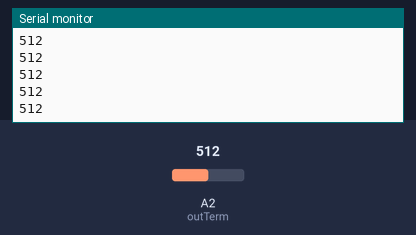
Bench run of a sketch on a simulated Arduino Uno, built with avr-gcc and run on an emulated ATmega328P. Shown: the last lines printed to the serial monitor. The inputs (shaded band) are chosen by the test bench; at power-on: A2 (outTerm) = 512.

Above: at 1.2 s.
1.3 s: A2 (outTerm) set to 716
At 1.56 s:
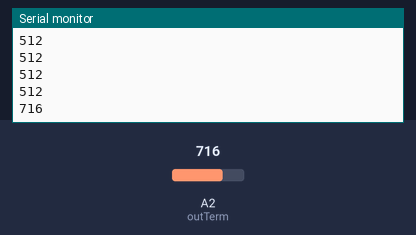
2.8 s: A2 (outTerm) set to 900
At 2.96 s:
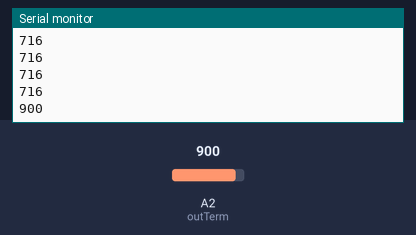
Timing chart, 0 to 5.8 s (numbered marks = the images above; inputs shaded):
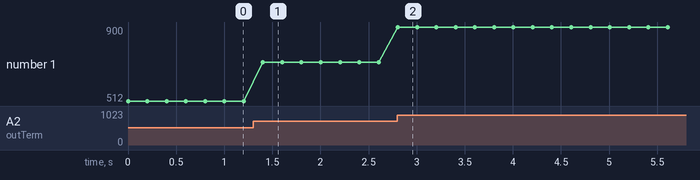

The sketch:

DNA_IRsensor.ino
```cpp
//*  OUR CODE******

int outTerm = A2;
long distance;

void setup()
{
  Serial.begin(9600);
  pinMode(outTerm, INPUT);
}

void loop()
{
  distance = analogRead(outTerm); //pulseIn(outTerm, HIGH);
  //Serial.print(distance);
  Serial.println(distance);
  delay(200);
}


/*
//define pins. I used pins 4 and 5
#define irLedPin 4          // IR Led on this pin
#define irSensorPin 5       // IR sensor on this pin

int irRead(int readPin, int triggerPin); //function prototype

void setup()
{
  pinMode(irSensorPin, INPUT);
  pinMode(irLedPin, OUTPUT);
  Serial.begin(9600);
  // prints title with ending line break
  Serial.println("Program Starting");
  // wait for the long string to be sent
  delay(100);
}

void loop()
{
  Serial.println(irRead(irSensorPin, irLedPin)); //display the results
  delay(10); //wait for the string to be sent
}

/******************************************************************************
 * This function can be used with a panasonic pna4602m ir sensor
 * it returns a zero if something is detected by the sensor, and a 1 otherwise
 * The function bit bangs a 38.5khZ waveform to an IR led connected to the
 * triggerPin for 1 millisecond, and then reads the IR sensor pin to see if
 * the reflected IR has been detected
 ******************************************************************************
int irRead(int readPin, int triggerPin)
{
  int halfPeriod = 13; //one period at 38.5khZ is aproximately 26 microseconds
  int cycles = 38; //26 microseconds * 38 is more or less 1 millisecond
  int i;
  for (i=0; i <=cycles; i++)
  {
    digitalWrite(triggerPin, HIGH);
    delayMicroseconds(halfPeriod);
    digitalWrite(triggerPin, LOW);
    delayMicroseconds(halfPeriod - 1);     // - 1 to make up for digitaWrite overhead
  }
  return digitalRead(readPin);
}*/
```

Measured:
- after the input at 1.3 s, the serial monitor: prints a new line after 0.10 s (image 1)
- after the input at 2.8 s, the serial monitor: prints a new line at once (image 2)
- plotted number 1: 512 → 716 after the input at 1.3 s, 716 → 900 after the input at 2.8 s
